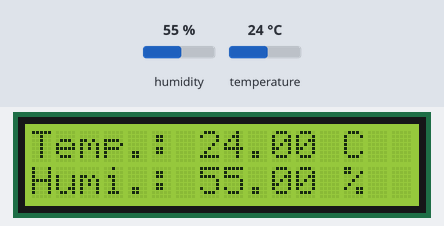
A sketch run on a simulated Arduino Uno, built with avr-gcc and run on an emulated ATmega328P. Shown: 16×2 character LCD. The inputs (shaded band) are chosen by the test bench; at power-on: humidity 55 %, temperature 24 °C.

Above: at 1.2 s.
1.3 s: humidity set to 22 %
At 3.0 s:
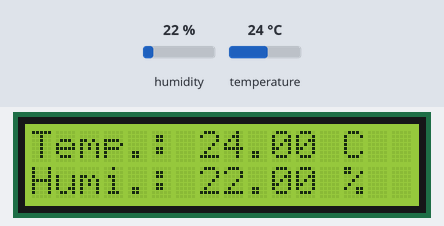
4.1 s: temperature set to 12 °C
At 5.3 s:
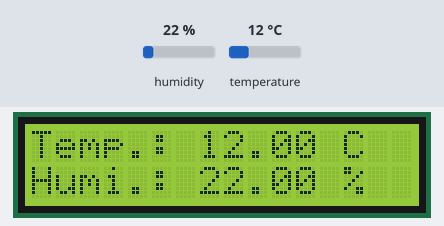
6.9 s: humidity set to 40 %
At 8.8 s:
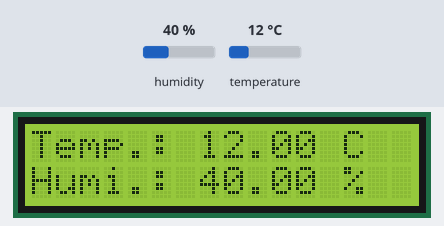
9.8 s: temperature set to 19 °C
At 11.1 s:
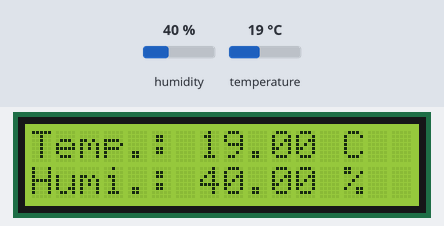
Timing chart, 0 to 12.8 s (numbered marks = the images above; inputs shaded):
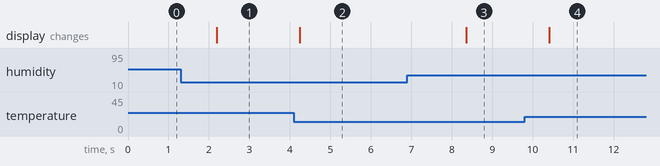

Measured:
- after the input at 1.3 s, the display: changes after 0.90 s (image 1)
- after the input at 4.1 s, the display: changes after 0.15 s (image 2)
- after the input at 6.9 s, the display: changes after 1.5 s (image 3)
- after the input at 9.8 s, the display: changes after 0.62 s (image 4)

The sketch:

DHT_Tester.ino
```cpp
#include <Wire.h>
#include <LiquidCrystal_I2C.h>
#include <DHT.h>

LiquidCrystal_I2C lcd(0x27,16,2);  // set the LCD address to 0x27 for a 16 chars and 2 line display
/*
 *  Connect SDA pin to the Arduino SDA pin
 *  Connect SCL pin to the Arduino SCL pin
 */


// Setup for DHT11
#define DHTPIN  7
#define DHTTYPE DHT11
DHT dht(DHTPIN, DHTTYPE);

void setup()
{
  lcd.init();     // initialize the lcd

  // Print a message to the LCD.
  lcd.backlight();
  lcd.setCursor(1,0);
  lcd.print("Hi Vannessa");
  lcd.setCursor(1,1);
  lcd.print("Konichiwaa");

  dht.begin();    // Initialise the sensor
}


void loop()
{
  float temperature = dht.readTemperature();
  float humidity = dht.readHumidity();

  // Check if reads failed
  if(isnan(humidity) || isnan(temperature)){
    lcd.setCursor(0,0);
    lcd.print("! READ FAILED !");
    lcd.setCursor(0,1);
    lcd.print("                ");
  }
  else{ // Print results
    lcd.setCursor(0,0); // Sets the location at which subsequent text written to the LCD will be displayed
    lcd.print("Temp.: "); // Prints string "Temp." on the LCD
    lcd.print(temperature); // Prints the temperature value from the sensor
    lcd.print(" C  ");
    lcd.setCursor(0,1);
    lcd.print("Humi.: ");
    lcd.print(humidity);
    lcd.print(" %  ");
    }
  // Wait 2 s before reading again
  delay(2000);
}
```
